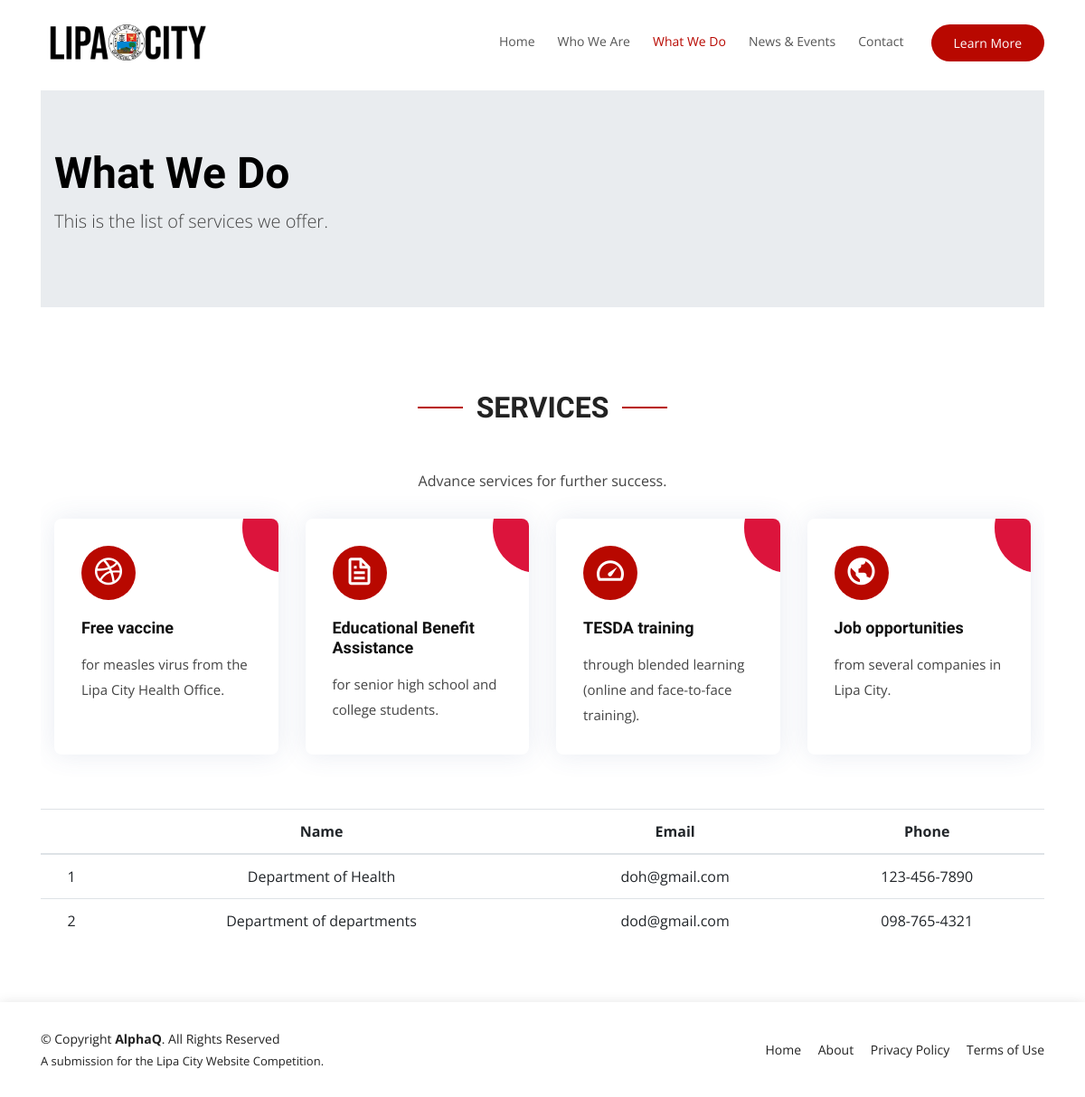
The page /what_we_do/ on the database as committed earlier.
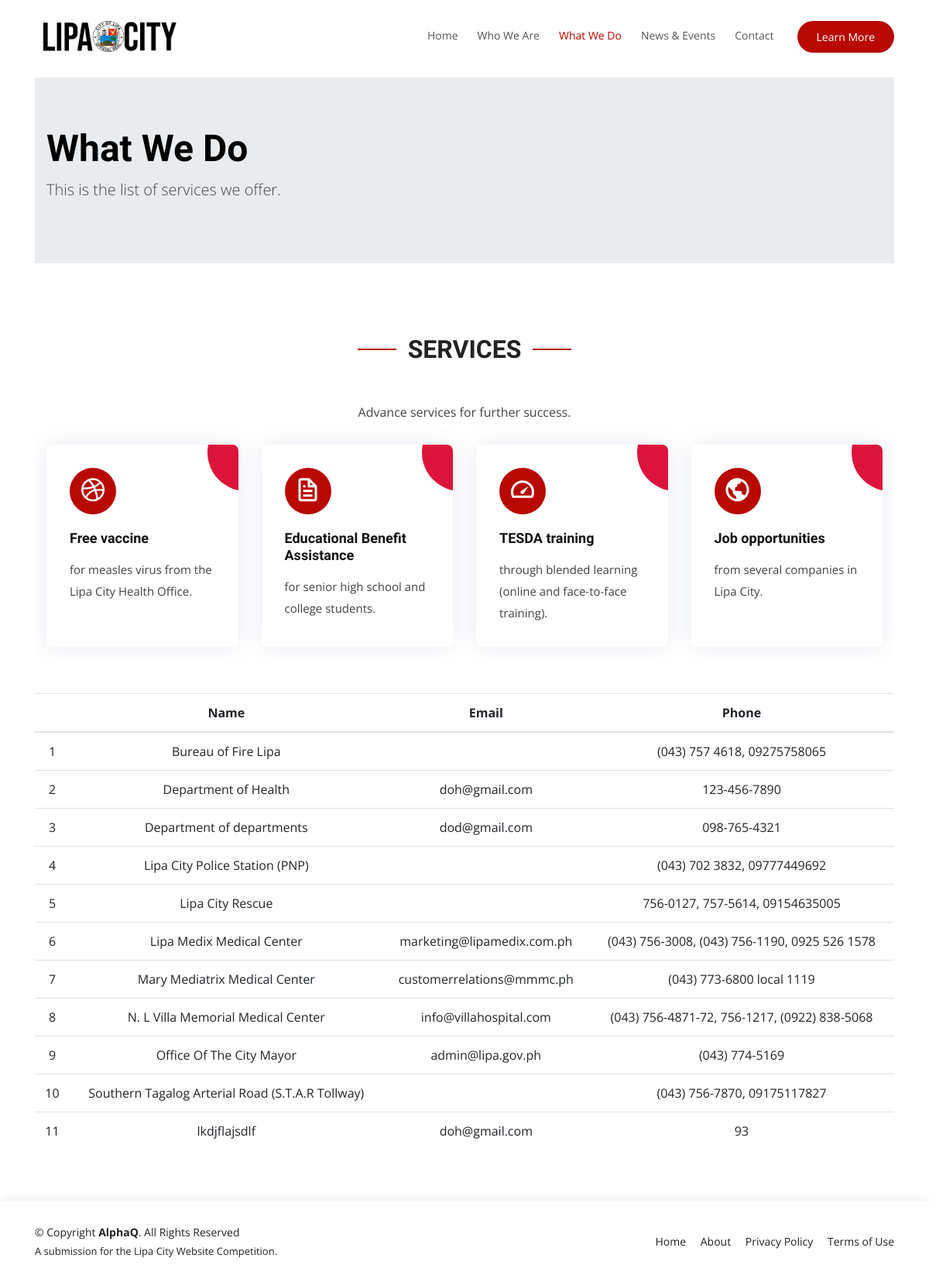
The same page on the database as committed later.
### pages/models.py (models this page shows, shortened)
class Service(models.Model):
    name = models.TextField(max_length=200)
    telephone = models.TextField('Telephone')
    email = models.EmailField(blank=True)

### pages/views.py (the view)
# urls.py: path('what_we_do/', views.ServicesListView.as_view(), name='service_list'),
class ServicesListView(ListView):
    model = Service
    def get_queryset(self):
        return Service.objects.all().order_by('name')
    def get_context_data(self, **kwargs):
        context = super().get_context_data(**kwargs)
        context['page_title'] = 'What We Do'
        return context

### pages/templates/pages/service_list.html
{% extends 'base.html' %}
{% block content %}
<div class="container lipa-content">
  <div class="jumbotron jumbotron-fluid">
    <div class="container">
      <h1 class="display-4">What We Do</h1>
      <p class="lead">This is the list of services we offer.</p>
    </div>
  </div>
  <section id="services" class="services">
    <div class="container">
      <div class="section-title" data-aos="fade-up">
        <h2>Services</h2>
        <p>Advance services for further success.</p>
      </div>
      <div class="row">
        <div class="col-md-6 col-lg-3 d-flex align-items-stretch mb-5 mb-lg-0">
          <div class="icon-box" data-aos="fade-up" data-aos-delay="100">
            <div class="icon"><i class="bx bxl-dribbble"></i></div>
            <h4 class="title"><a href="">Free vaccine</a></h4>
            <p class="description">for measles virus from the Lipa City Health Office.</p>
          </div>
        </div>
        <div class="col-md-6 col-lg-3 d-flex align-items-stretch mb-5 mb-lg-0">
          <div class="icon-box" data-aos="fade-up" data-aos-delay="200">
            <div class="icon"><i class="bx bx-file"></i></div>
            <h4 class="title"><a href="">Educational Benefit Assistance</a></h4>
            <p class="description">for senior high school and college students.</p>
          </div>
        </div>
        <div class="col-md-6 col-lg-3 d-flex align-items-stretch mb-5 mb-lg-0">
          <div class="icon-box" data-aos="fade-up" data-aos-delay="300">
            <div class="icon"><i class="bx bx-tachometer"></i></div>
            <h4 class="title"><a href="">TESDA training</a></h4>
            <p class="description">through blended learning (online and face-to-face training).</p>
          </div>
        </div>
        <div class="col-md-6 col-lg-3 d-flex align-items-stretch mb-5 mb-lg-0">
          <div class="icon-box" data-aos="fade-up" data-aos-delay="400">
            <div class="icon"><i class="bx bx-world"></i></div>
            <h4 class="title"><a href="">Job opportunities</a></h4>
            <p class="description">from several companies in Lipa City.</p>
          </div>
        </div>
      </div>
    </div>
  </section>
  <div class="table-responsive services-table">
    <table class='table table-hover text-center' id='services-all'>
      <thead>
        <th> </th>
        <th>Name</th>
        <th>Email</th>
        <th>Phone</th>
      </thead>
    {% if object_list %}
        {% for service in object_list %}
        <tr>
          <td class='align-middle'>{{ forloop.counter }}</td>
          <td class='align-middle'>{{ service.name }}</td>
          <td class='align-middle'>{{ service.email }}</td>
          <td class='align-middle'>{{ service.telephone }}</td>
        </tr>
        {% endfor %}
    {% else %}
        <td>No services yet.</td>
  {% endif %}
    </table>
  </div>
</div>
{% endblock %}

Rows that differ between the two databases and show on the page:
added Service: name "Bureau of Fire Lipa", telephone "(043) 757 4618, 09275758065"
added Service: name "Lipa City Police Station (PNP)", telephone "(043) 702 3832, 09777449692"
added Service: name "Lipa City Rescue", telephone "756-0127, 757-5614, 09154635005"
added Service: name "Lipa Medix Medical Center", email "marketing@lipamedix.com.ph", telephone "(043) 756-3008, (043) 756-1190, 0925 526 1578"
added Service: name "Mary Mediatrix Medical Center", email "customerrelations@mmmc.ph", telephone "(043) 773-6800 local 1119"
added Service: name "N. L Villa Memorial Medical Center", email "info@villahospital.com", telephone "(043) 756-4871-72, 756-1217, (0922) 838-5068"
added Service: name "Office Of The City Mayor", email "admin@lipa.gov.ph", telephone "(043) 774-5169"
added Service: name "Southern Tagalog Arterial Road (S.T.A.R Tollway)", telephone "(043) 756-7870, 09175117827"
added Service: name "lkdjflajsdlf", email "doh@gmail.com", telephone "93"
